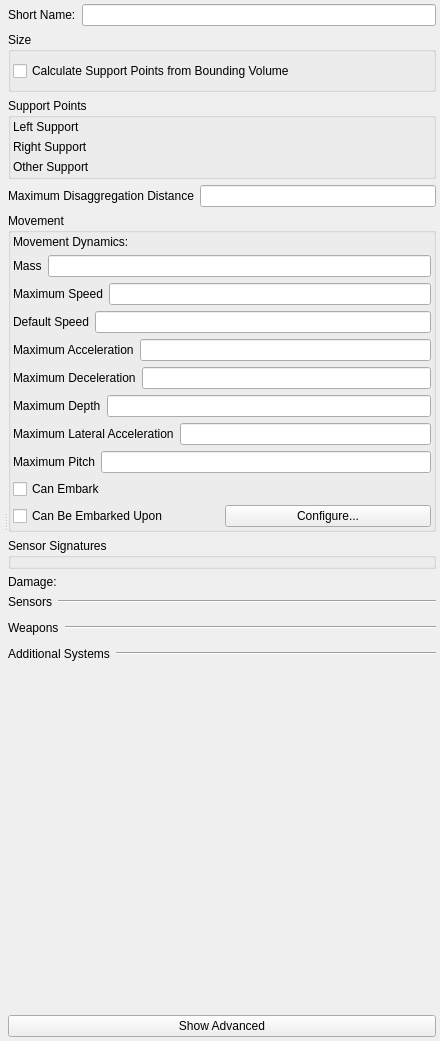
<?xml version="1.0" encoding="UTF-8"?>
<ui version="4.0">
 <class>Form</class>
 <widget class="QWidget" name="Form">
  <property name="geometry">
   <rect>
    <x>0</x>
    <y>0</y>
    <width>440</width>
    <height>1041</height>
   </rect>
  </property>
  <property name="windowTitle">
   <string>Form</string>
  </property>
  <layout class="QVBoxLayout" name="verticalLayout_9">
   <property name="margin">
    <number>4</number>
   </property>
   <item>
    <widget class="QSplitter" name="splitter">
     <property name="orientation">
      <enum>Qt::Horizontal</enum>
     </property>
     <widget class="QWidget" name="layoutWidget">
      <layout class="QVBoxLayout" name="verticalLayout_8">
       <property name="margin">
        <number>0</number>
       </property>
       <item>
        <widget class="QWidget" name="myGeneralCanvas" native="true">
         <property name="sizePolicy">
          <sizepolicy hsizetype="MinimumExpanding" vsizetype="Fixed">
           <horstretch>0</horstretch>
           <verstretch>0</verstretch>
          </sizepolicy>
         </property>
         <property name="element_type" stdset="0">
          <string notr="true">general_canvas</string>
         </property>
        </widget>
       </item>
       <item>
        <widget class="QWidget" name="myDisplayCanvas" native="true">
         <property name="sizePolicy">
          <sizepolicy hsizetype="MinimumExpanding" vsizetype="MinimumExpanding">
           <horstretch>0</horstretch>
           <verstretch>0</verstretch>
          </sizepolicy>
         </property>
         <property name="minimumSize">
          <size>
           <width>0</width>
           <height>0</height>
          </size>
         </property>
         <property name="element_type" stdset="0">
          <string notr="true">display_widget_canvas</string>
         </property>
        </widget>
       </item>
      </layout>
     </widget>
     <widget class="QWidget" name="widget" native="true">
      <layout class="QVBoxLayout" name="verticalLayout_7">
       <property name="margin">
        <number>0</number>
       </property>
       <item>
        <layout class="QHBoxLayout" name="horizontalLayout">
         <item>
          <widget class="QLabel" name="short_name_label">
           <property name="text">
            <string>Short Name:</string>
           </property>
          </widget>
         </item>
         <item>
          <widget class="QLineEdit" name="short_name"/>
         </item>
        </layout>
       </item>
       <item>
        <widget class="QGroupBox" name="boundingVolumeGroupBox">
         <property name="title">
          <string>Size</string>
         </property>
         <layout class="QVBoxLayout" name="verticalLayout_2">
          <property name="leftMargin">
           <number>2</number>
          </property>
          <property name="rightMargin">
           <number>2</number>
          </property>
          <property name="bottomMargin">
           <number>2</number>
          </property>
          <item>
           <widget class="QCheckBox" name="calculate_support_points">
            <property name="text">
             <string>Calculate Support Points from Bounding Volume</string>
            </property>
            <property name="signal_slot" stdset="0">
             <string>released();bounding_volume;onCalculateSupportPointsChanged()</string>
            </property>
           </widget>
          </item>
          <item>
           <widget class="QWidget" name="bounding_volume" native="true"/>
          </item>
         </layout>
        </widget>
       </item>
       <item>
        <widget class="QGroupBox" name="support_points">
         <property name="title">
          <string>Support Points</string>
         </property>
         <property name="disable_if_checked" stdset="0">
          <string>calculate_support_points</string>
         </property>
         <layout class="QGridLayout" name="gridLayout">
          <property name="margin">
           <number>2</number>
          </property>
          <item row="0" column="0">
           <widget class="QLabel" name="left_support_label">
            <property name="sizePolicy">
             <sizepolicy hsizetype="Minimum" vsizetype="Minimum">
              <horstretch>0</horstretch>
              <verstretch>0</verstretch>
             </sizepolicy>
            </property>
            <property name="text">
             <string>Left Support</string>
            </property>
           </widget>
          </item>
          <item row="0" column="1" colspan="2">
           <widget class="QWidget" name="left_support" native="true">
            <property name="sizePolicy">
             <sizepolicy hsizetype="MinimumExpanding" vsizetype="Minimum">
              <horstretch>0</horstretch>
              <verstretch>0</verstretch>
             </sizepolicy>
            </property>
            <property name="element_type" stdset="0">
             <string notr="true">vector-parameter-data</string>
            </property>
            <property name="single_row" stdset="0">
             <bool>true</bool>
            </property>
           </widget>
          </item>
          <item row="1" column="0">
           <widget class="QLabel" name="right_support_label">
            <property name="sizePolicy">
             <sizepolicy hsizetype="Minimum" vsizetype="Minimum">
              <horstretch>0</horstretch>
              <verstretch>0</verstretch>
             </sizepolicy>
            </property>
            <property name="text">
             <string>Right Support</string>
            </property>
           </widget>
          </item>
          <item row="1" column="2">
           <widget class="QWidget" name="right_support" native="true">
            <property name="sizePolicy">
             <sizepolicy hsizetype="MinimumExpanding" vsizetype="Minimum">
              <horstretch>0</horstretch>
              <verstretch>0</verstretch>
             </sizepolicy>
            </property>
            <property name="element_type" stdset="0">
             <string notr="true">vector-parameter-data</string>
            </property>
            <property name="single_row" stdset="0">
             <bool>true</bool>
            </property>
           </widget>
          </item>
          <item row="2" column="0" colspan="2">
           <widget class="QLabel" name="other_support_label">
            <property name="sizePolicy">
             <sizepolicy hsizetype="Minimum" vsizetype="Minimum">
              <horstretch>0</horstretch>
              <verstretch>0</verstretch>
             </sizepolicy>
            </property>
            <property name="text">
             <string>Other Support</string>
            </property>
           </widget>
          </item>
          <item row="2" column="2">
           <widget class="QWidget" name="other_support" native="true">
            <property name="sizePolicy">
             <sizepolicy hsizetype="MinimumExpanding" vsizetype="Minimum">
              <horstretch>0</horstretch>
              <verstretch>0</verstretch>
             </sizepolicy>
            </property>
            <property name="element_type" stdset="0">
             <string notr="true">vector-parameter-data</string>
            </property>
            <property name="single_row" stdset="0">
             <bool>true</bool>
            </property>
           </widget>
          </item>
         </layout>
        </widget>
       </item>
       <item>
        <layout class="QHBoxLayout" name="horizontalLayout_2">
         <item>
          <widget class="QLabel" name="disaggregation_range_label">
           <property name="text">
            <string>Maximum Disaggregation Distance</string>
           </property>
          </widget>
         </item>
         <item>
          <widget class="QLineEdit" name="disaggregation_range">
           <property name="display-units" stdset="0">
            <string notr="true">meters</string>
           </property>
           <property name="source-units" stdset="0">
            <string notr="true">meters</string>
           </property>
           <property name="hide_by_default" stdset="0">
            <bool>true</bool>
           </property>
          </widget>
         </item>
        </layout>
       </item>
       <item>
        <widget class="QGroupBox" name="movementGroupBox">
         <property name="title">
          <string>Movement</string>
         </property>
         <layout class="QVBoxLayout" name="verticalLayout">
          <property name="margin">
           <number>2</number>
          </property>
          <item>
           <layout class="QHBoxLayout" name="horizontalLayout_7">
            <item>
             <widget class="QLabel" name="movement_system_label">
              <property name="text">
               <string>Movement Dynamics:</string>
              </property>
             </widget>
            </item>
            <item>
             <widget class="QWidget" name="movement_system" native="true">
              <property name="category" stdset="0">
               <string>movement</string>
              </property>
              <property name="none-selected-text" stdset="0">
               <string>Immobile</string>
              </property>
              <property name="element_type" stdset="0">
               <string notr="true">single_system_selector</string>
              </property>
             </widget>
            </item>
           </layout>
          </item>
          <item>
           <layout class="QHBoxLayout" name="horizontalLayout_3">
            <item>
             <widget class="QLabel" name="mass_label">
              <property name="text">
               <string>Mass</string>
              </property>
             </widget>
            </item>
            <item>
             <widget class="QLineEdit" name="mass">
              <property name="source-units" stdset="0">
               <string notr="true">kilograms</string>
              </property>
              <property name="display-units" stdset="0">
               <string notr="true">kilograms</string>
              </property>
             </widget>
            </item>
           </layout>
          </item>
          <item>
           <layout class="QHBoxLayout" name="horizontalLayout_4">
            <item>
             <widget class="QLabel" name="max_speed_label">
              <property name="text">
               <string>Maximum Speed</string>
              </property>
             </widget>
            </item>
            <item>
             <widget class="QLineEdit" name="max_speed">
              <property name="source-units" stdset="0">
               <string notr="true">meters-per-second</string>
              </property>
              <property name="display-units" stdset="0">
               <string notr="true">kilometers-per-hour</string>
              </property>
             </widget>
            </item>
           </layout>
          </item>
          <item>
           <layout class="QHBoxLayout" name="horizontalLayout_14">
            <item>
             <widget class="QLabel" name="ordered_speed_label">
              <property name="text">
               <string>Default Speed</string>
              </property>
             </widget>
            </item>
            <item>
             <widget class="QLineEdit" name="ordered_speed">
              <property name="source-units" stdset="0">
               <string notr="true">meters-per-second</string>
              </property>
              <property name="display-units" stdset="0">
               <string notr="true">kilometers-per-hour</string>
              </property>
             </widget>
            </item>
           </layout>
          </item>
          <item>
           <layout class="QHBoxLayout" name="horizontalLayout_15">
            <item>
             <widget class="QLabel" name="max_acceleration_label">
              <property name="text">
               <string>Maximum Acceleration</string>
              </property>
             </widget>
            </item>
            <item>
             <widget class="QLineEdit" name="max_acceleration">
              <property name="source-units" stdset="0">
               <string notr="true">meters-per-second2</string>
              </property>
              <property name="display-units" stdset="0">
               <string notr="true">meters-per-second2</string>
              </property>
             </widget>
            </item>
           </layout>
          </item>
          <item>
           <layout class="QHBoxLayout" name="horizontalLayout_16">
            <item>
             <widget class="QLabel" name="max_deceleration_label">
              <property name="text">
               <string>Maximum Deceleration</string>
              </property>
             </widget>
            </item>
            <item>
             <widget class="QLineEdit" name="max_deceleration">
              <property name="source-units" stdset="0">
               <string notr="true">meters-per-second2</string>
              </property>
              <property name="display-units" stdset="0">
               <string notr="true">meters-per-second2</string>
              </property>
             </widget>
            </item>
           </layout>
          </item>
          <item>
           <layout class="QHBoxLayout" name="horizontalLayout_17">
            <item>
             <widget class="QLabel" name="max_depth_label">
              <property name="text">
               <string>Maximum Depth</string>
              </property>
             </widget>
            </item>
            <item>
             <widget class="QLineEdit" name="max_depth">
              <property name="source-units" stdset="0">
               <string notr="true">meters</string>
              </property>
              <property name="display-units" stdset="0">
               <string notr="true">meters</string>
              </property>
             </widget>
            </item>
           </layout>
          </item>
          <item>
           <layout class="QHBoxLayout" name="horizontalLayout_1000">
            <item>
             <widget class="QLabel" name="max_lateral_acceleration_label">
              <property name="text">
               <string>Maximum Lateral Acceleration</string>
              </property>
             </widget>
            </item>
            <item>
             <widget class="QLineEdit" name="max_lateral_acceleration">
              <property name="source-units" stdset="0">
               <string notr="true">meters-per-second2</string>
              </property>
              <property name="display-units" stdset="0">
               <string notr="true">meters-per-second2</string>
              </property>
             </widget>
            </item>
           </layout>
          </item>
          <item>
           <layout class="QHBoxLayout" name="horizontalLayout_6">
            <item>
             <widget class="QLabel" name="max_slope_label">
              <property name="text">
               <string>Maximum Pitch</string>
              </property>
              <property name="source_units" stdset="0">
               <string>radians</string>
              </property>
              <property name="display_units" stdset="0">
               <string>degrees</string>
              </property>
             </widget>
            </item>
            <item>
             <widget class="QLineEdit" name="max_slope">
              <property name="source-units" stdset="0">
               <string>radians</string>
              </property>
              <property name="display-units" stdset="0">
               <string>radians</string>
              </property>
             </widget>
            </item>
           </layout>
          </item>
          <item>
           <widget class="QCheckBox" name="can_embark">
            <property name="text">
             <string>Can Embark</string>
            </property>
           </widget>
          </item>
          <item>
           <layout class="QHBoxLayout" name="horizontalLayout_12">
            <item>
             <widget class="QCheckBox" name="can_be_embarked_upon">
              <property name="text">
               <string>Can Be Embarked Upon</string>
              </property>
             </widget>
            </item>
            <item>
             <widget class="QPushButton" name="configure_embarkation">
              <property name="text">
               <string>Configure...</string>
              </property>
              <property name="enable_if_checked" stdset="0">
               <string notr="true">can_be_embarked_upon</string>
              </property>
              <property name="slot" stdset="0">
               <string notr="true">change_embarkation</string>
              </property>
              <property name="element_type" stdset="0">
               <string notr="true">push_button</string>
              </property>
              <property name="disable_if_multiple_selection" stdset="0">
               <bool>true</bool>
              </property>
             </widget>
            </item>
           </layout>
          </item>
         </layout>
        </widget>
       </item>
       <item>
        <widget class="QGroupBox" name="sensorSignaturesGroupBox">
         <property name="title">
          <string>Sensor Signatures</string>
         </property>
         <layout class="QVBoxLayout" name="verticalLayout_3">
          <property name="spacing">
           <number>2</number>
          </property>
          <property name="margin">
           <number>2</number>
          </property>
          <item>
           <widget class="QWidget" name="sensor_signatures" native="true">
            <property name="default-signatures" stdset="0">
             <string>visual-signature=3.0;radar-signature=10.0;infrared-signature=4.0</string>
            </property>
           </widget>
          </item>
         </layout>
        </widget>
       </item>
       <item>
        <layout class="QHBoxLayout" name="horizontalLayout_8">
         <item>
          <widget class="QLabel" name="damage_system_label">
           <property name="text">
            <string>Damage:</string>
           </property>
          </widget>
         </item>
         <item>
          <widget class="QWidget" name="damage_system" native="true">
           <property name="category" stdset="0">
            <string>damage</string>
           </property>
           <property name="none-selected-text" stdset="0">
            <string>Undamagable</string>
           </property>
           <property name="element_type" stdset="0">
            <string notr="true">single_system_selector</string>
           </property>
          </widget>
         </item>
        </layout>
       </item>
       <item>
        <layout class="QVBoxLayout" name="verticalLayout_4">
         <item>
          <layout class="QHBoxLayout" name="horizontalLayout_9">
           <item>
            <widget class="QLabel" name="sensor_system_selector_label">
             <property name="sizePolicy">
              <sizepolicy hsizetype="Fixed" vsizetype="Fixed">
               <horstretch>0</horstretch>
               <verstretch>0</verstretch>
              </sizepolicy>
             </property>
             <property name="text">
              <string>Sensors</string>
             </property>
            </widget>
           </item>
           <item>
            <widget class="Line" name="line">
             <property name="orientation">
              <enum>Qt::Horizontal</enum>
             </property>
            </widget>
           </item>
          </layout>
         </item>
         <item>
          <widget class="QWidget" name="sensor_system_selector" native="true">
           <property name="category" stdset="0">
            <string>sensor</string>
           </property>
           <property name="element_type" stdset="0">
            <string notr="true">multi_system_selector</string>
           </property>
          </widget>
         </item>
        </layout>
       </item>
       <item>
        <layout class="QVBoxLayout" name="verticalLayout_5">
         <item>
          <layout class="QHBoxLayout" name="horizontalLayout_10">
           <item>
            <widget class="QLabel" name="weapon_system_selector_label">
             <property name="sizePolicy">
              <sizepolicy hsizetype="Fixed" vsizetype="Fixed">
               <horstretch>0</horstretch>
               <verstretch>0</verstretch>
              </sizepolicy>
             </property>
             <property name="text">
              <string>Weapons</string>
             </property>
            </widget>
           </item>
           <item>
            <widget class="Line" name="line_2">
             <property name="orientation">
              <enum>Qt::Horizontal</enum>
             </property>
            </widget>
           </item>
          </layout>
         </item>
         <item>
          <widget class="QWidget" name="weapon_system_selector" native="true">
           <property name="category" stdset="0">
            <string>weapon</string>
           </property>
           <property name="element_type" stdset="0">
            <string notr="true">multi_system_selector</string>
           </property>
          </widget>
         </item>
        </layout>
       </item>
       <item>
        <layout class="QVBoxLayout" name="verticalLayout_6">
         <item>
          <layout class="QHBoxLayout" name="horizontalLayout_11">
           <item>
            <widget class="QLabel" name="other_system_selector_label">
             <property name="sizePolicy">
              <sizepolicy hsizetype="Fixed" vsizetype="Fixed">
               <horstretch>0</horstretch>
               <verstretch>0</verstretch>
              </sizepolicy>
             </property>
             <property name="text">
              <string>Additional Systems</string>
             </property>
            </widget>
           </item>
           <item>
            <widget class="Line" name="line_3">
             <property name="orientation">
              <enum>Qt::Horizontal</enum>
             </property>
            </widget>
           </item>
          </layout>
         </item>
         <item>
          <widget class="QWidget" name="other_system_selector" native="true">
           <property name="category" stdset="0">
            <string>other</string>
           </property>
           <property name="element_type" stdset="0">
            <string notr="true">multi_system_selector</string>
           </property>
          </widget>
         </item>
        </layout>
       </item>
       <item>
        <spacer name="verticalSpacer">
         <property name="orientation">
          <enum>Qt::Vertical</enum>
         </property>
         <property name="sizeHint" stdset="0">
          <size>
           <width>20</width>
           <height>242</height>
          </size>
         </property>
        </spacer>
       </item>
       <item>
        <widget class="QPushButton" name="myShowAdvanced">
         <property name="text">
          <string>Show Advanced</string>
         </property>
         <property name="checkable">
          <bool>true</bool>
         </property>
         <property name="signal_slot" stdset="0">
          <string>toggled(bool);this;showHiddenControls(bool)</string>
         </property>
        </widget>
       </item>
      </layout>
     </widget>
    </widget>
   </item>
  </layout>
 </widget>
 <resources/>
 <connections/>
</ui>
